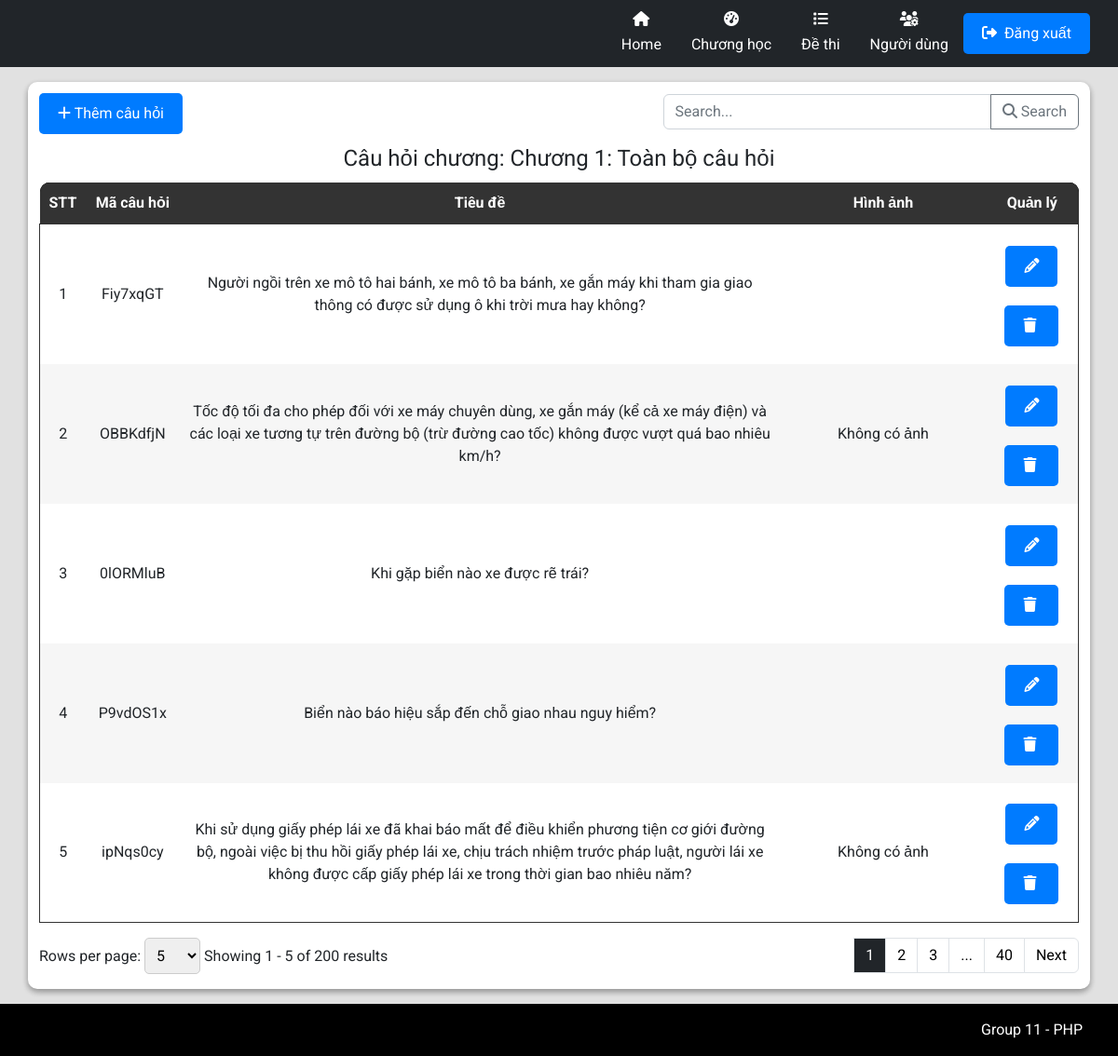
Page /admin/AdminIndex.php?workingPage=question&chapterId=abaa731e-c0cf-4bbc-99ca-ef2cd7b76ac1 on the committed database.
### tables this page shows
CREATE TABLE `tbl_chapter` (
  `id` varchar(36) NOT NULL,
  `code` varchar(255) DEFAULT NULL,
  `name` varchar(255) DEFAULT NULL,
  `description` varchar(255) DEFAULT NULL,
  `quantity` int(11) DEFAULT NULL
);

CREATE TABLE `tbl_question` (
  `id` varchar(36) NOT NULL,
  `code` varchar(255) DEFAULT NULL,
  `questionImage` varchar(255) DEFAULT NULL,
  `title` text DEFAULT NULL,
  `chapterId` varchar(36) DEFAULT NULL,
  `option_1` text DEFAULT NULL,
  `option_2` text DEFAULT NULL,
  `option_3` text DEFAULT NULL,
  `option_4` text DEFAULT NULL,
  `trueAnswer` int(1) DEFAULT NULL,
  `isDanger` tinyint(1) DEFAULT NULL
);

### admin/pages/Question/QuestionIndex.php (shortened to what this page needs)
<link rel="stylesheet" href="./styles/ProductStyles.css">
<?php $chapterId = $_GET["chapterId"] ?>
<?php
$countAllSql = "SELECT * FROM tbl_question WHERE chapterId='$chapterId'";
$total_records = mysqli_num_rows(mysqli_query($connect, $countAllSql));
$pageIndex = isset($_GET['page']) ? $_GET['page'] : 1;
$pageSize = isset($_GET['limit']) ? $_GET['limit'] : 5;
$total_page = ceil($total_records / $pageSize);
$start = ($pageIndex - 1) * $pageSize;
$getTableDataSql = "";
if (isset($_GET['search']) && !empty($_GET['search'])) {
    $search = $_GET['search'];
    $getTableDataSql = "SELECT * FROM tbl_question WHERE chapterId='$chapterId' AND title LIKE '%$search%' LIMIT $start, $pageSize";
} else {
    $getTableDataSql = "SELECT * FROM tbl_question WHERE chapterId='$chapterId' LIMIT $start, $pageSize";
}
$tableData = mysqli_query($connect, $getTableDataSql);
?>
<div class="text-left flex justify-between">
    <button type="button" class="btn btn-primary mb-2 mt-3" data-bs-toggle="modal" data-bs-target="#addQuestion">
        <i class="fa-solid fa-plus"></i>
        Thêm câu hỏi
    </button>
    <div class="input-group mb-3 align-center mt-3 w-40">
        <input type="text" class="form-control" placeholder="Search..." aria-label="Recipient's username" name="search" id="search-input" aria-describedby="button-addon2">
        <button class="btn btn-outline-secondary" id="search-button" onclick="performSearch()" name="ok">
            <i class="fa-solid fa-magnifying-glass"></i>
            Search
        </button>
    </div>
</div>
<div class="container p-0">
    <table class="w-100">
        <?php
        $tableData_1 = mysqli_query($connect, "SELECT * FROM tbl_chapter WHERE id='$chapterId'");
        $getChapter = mysqli_fetch_array($tableData_1);
        ?>
        <legend class="text-center">Câu hỏi chương: <?php echo $getChapter['name'] ?></legend>
        <thead class="table-head w-100">
            <tr class="table-heading">
                <th class="noWrap">STT</th>
                <th class="noWrap">Mã câu hỏi</th>
                <th class="noWrap">Tiêu đề</th>
                <th class="noWrap">Hình ảnh</th>
                <th class="noWrap">Quản lý </th>
            </tr>
        </thead>
        <tbody class="table-body">
            <?php
            $displayquestion = 0;
            while ($row = mysqli_fetch_array($tableData)) {
                $displayquestion++;
            ?>
                <tr>
                    <td>
                        <?php echo $displayquestion + ($pageIndex - 1) * $pageSize; ?>
                    </td>
                    <td class="tensanpham">
                        <?php echo $row['code'] ?>
                    </td>
                    <td>
                        <?php echo $row['title'] ?>
                    </td>
                    <td>
                        <?php if (!empty($row['questionImage'])) : ?>
                            <img width="200px" src="<?php echo $row['questionImage']; ?>" alt="">
                        <?php else : echo "Không có ảnh"; ?>
                        <?php endif; ?>
                    </td>
                    <td>
                        <button type="button" class="btn btn-primary mb-2 mt-3 con-tooltip top" data-bs-toggle="modal" data-bs-target="#editPopup_<?php echo $row['id']; ?>">
                            <i class="fa-solid fa-pencil"></i>
                        </button>
                        <button type="button" class="btn btn-primary mb-2 mt-3 con-tooltip top" data-bs-toggle="modal" data-bs-target="#confirmPopup_<?php echo $row['id']; ?>">
                            <i class="fa-solid fa-trash mr-1"></i>
                        </button>
                    </td>
                </tr>
            <?php
            }
            ?>
        </tbody>
    </table>
    <form action="" method="GET">
        <nav class="row py-2" aria-label="Page navigation example">
            <div class="paganation-infor col py-2">
                <form action="" method="GET">
                    <label for="limitSelect">Rows per page:</label>
                    <select name="limit" id="limitSelect" onchange="updatePageAndLimit()">
                        <option value="5" <?php if ($pageSize == 5) echo 'selected'; ?>>5</option>
                    </select>
                </form>
                <label class="mr-4">Showing
                    <?php
                    $startItem = ($pageIndex - 1) * $pageSize + 1;
                    $endItem = min($pageIndex * $pageSize, $total_records);
                    echo "{$startItem} - {$endItem} of {$total_records} results";
                    ?>
                </label>
            </div>
            <ul class="m-0 pagination justify-content-end py-2 col">
                <?php
                $range = 3;
                for ($i = 1; $i <= $total_page; $i++) {
                    if ($i == $pageIndex) {
                        echo '<li class="page-item light">
                        <span name="page" class="page-link text-reset text-white bg-dark" href="?workingPage=question&chapterId='.($chapterId).'&limit=' . ($pageSize) . '&page=' . ($i) . '"> ' . ($i) . ' </span>
                        </li>';
                    } else {
                        if ($i == 1) {
                            echo '<li class="page-item light">
                            <a name="page" class="page-link text-reset text-black" href="?workingPage=question&chapterId='.($chapterId).'&limit=' . ($pageSize) . '&page=' . ($i) . '"> ' . ($i) . ' </a>
                            </li>';
                        }
                        else if ($i > $pageIndex - $range && $i < $pageIndex + $range) {
                            echo '<li class="page-item light">
                            <a name="page" class="page-link text-reset text-black" href="?workingPage=question&chapterId='.($chapterId).'&limit=' . ($pageSize) . '&page=' . ($i) . '"> ' . ($i) . ' </a>
                            </li>';
                        }
                        else if ($i == $total_page) {
                            echo '<li class="page-item light">
                            <a name="page" class="page-link text-reset text-black" href="?workingPage=question&chapterId='.($chapterId).'&limit=' . ($pageSize) . '&page=' . ($i) . '"> ' . ($i) . ' </a>
                            </li>';
                        }
                        if (($i == $pageIndex - $range - 1 && $pageIndex - $range > 2) || ($i == $pageIndex + $range + 1 && $pageIndex + $range < $total_page - 1)) {
                            echo '<li class="page-item light">
                            <span class="page-link text-reset text-black"> ... </span>
                            </li>';
                        }
                    }
                }
                ?>
                <?php
                if ($pageIndex < $total_page && $total_page > 1) {
                    echo '<li class="page-item light">
                    <a name="page" class="page-link text-reset text-black" aria-label="Next" href="?workingPage=question&chapterId='.($chapterId).'&limit=' . ($pageSize) . '&page=' . ($pageIndex + 1) . '">
                    Next
                    </a>
                    </li>';
                }
                ?>
            </ul>
    </form>
</div>

### admin/styles/AdminStyles.css (style rules this page uses)
body { display: flex; flex-direction: column; }

### common/css/CommonStyle.css (style rules this page uses)
html { padding: unset; margin: unset; box-sizing: border-box; scroll-behavior: smooth; }
body { min-height: 100vh; }
:root { --pr-color: rgb(62, 148, 163); }
.m-0 { margin: 0 !important; }
.p-0 { padding: 0 !important; }
.mr-1 { margin-right: 4px !important; }
.mb-2 { margin-bottom: 8px !important; }
.py-2 { padding-top: 8px !important; padding-bottom: 8px !important; }
.mt-3 { margin-top: 12px !important; }
.mb-3 { margin-bottom: 12px !important; }
.mr-4 { margin-right: 16px !important; }
.w-40 { width: 40%; }
.w-100 { width: 100% !important; }
.flex { display: flex; }
.align-center { align-items: center; }
.justify-between { justify-content: space-between; }
.text-center { text-align: center; }
.text-white { color: #fff !important; }
.text-black { color: #000 !important; }
.con-tooltip { position: relative; background: #F2D1C9; border-radius: 9px; display: inline-block; transition: all 0.3s ease-in-out; cursor: default; }

### admin/styles/ProductStyles.css (style rules this page uses)
* { padding: 0; margin: 0; box-sizing: border-box; }
table { border-radius: 10px; }
.container { width: 100%; }
.table-head { color: white; background-color: #000; }
.table-head .table-heading { background-color: #000; color: white; }
.table-head .table-heading th:first-child { border-top-left-radius: 10px; }
.table-head .table-heading th:last-child { border-top-right-radius: 10px; }
.table-heading { border-radius: 10px; }
.table-head th { padding: 10px; text-align: center; }
.table-head, .table-body { border-collapse: collapse; }
.table-body { border: 1px solid #333; }
.table-body, .table-body tr { background-color: #fff; }
.table-body td { text-align: center; }
.table-body tr:nth-child(2n + 2) { background-color: #f6f6f6; }
table { border-collapse: collapse; background-color: #f8f8f8; }
th, td { padding: 10px; text-align: left; }
th { background-color: #333; color: white; }
.btn-primary { background-color: #007bff; color: white; padding: 10px 20px; border: none; border-radius: 5px; cursor: pointer; }
.noWrap { white-space: nowrap; }
select, option { width: 60px; padding: 8px; border: 1px solid #ccc; border-radius: 5px; }
.tensanpham { width: 100px; height: 150px; text-align: center; }

### rows in the picture
tbl_chapter: name "Chương 1: Toàn bộ câu hỏi"
tbl_question: pageSize "1", code "Fiy7xqGT", title "Người ngồi trên xe mô tô hai bánh, xe mô tô ba bánh, xe gắn máy khi tham gia giao thông có được sử dụng ô khi trời mưa hay không?"
tbl_question: pageSize "2", code "OBBKdfjN", title "Tốc độ tối đa cho phép đối với xe máy chuyên dùng, xe gắn máy (kể cả xe máy điện) và các loại xe tương tự trên đường bộ (trừ đường cao tốc) không được vượt quá bao nhiêu km/h?", questionImage "Không có ảnh"
tbl_question: pageSize "3", code "0lORMluB", title "Khi gặp biển nào xe được rẽ trái?"
tbl_question: pageSize "4", code "P9vdOS1x", title "Biển nào báo hiệu sắp đến chỗ giao nhau nguy hiểm?"
tbl_question: pageSize "5", code "ipNqs0cy", title "Khi sử dụng giấy phép lái xe đã khai báo mất để điều khiển phương tiện cơ giới đường bộ, ngoài việc bị thu hồi giấy phép lái xe, chịu trách nhiệm trước pháp luật, người lái xe không được cấp giấy phép lái xe trong thời gian bao nhiêu năm?", questionImage "Không có ảnh"

### other values in the picture
$startItem "1"
$endItem "5"
$total_records "200"
